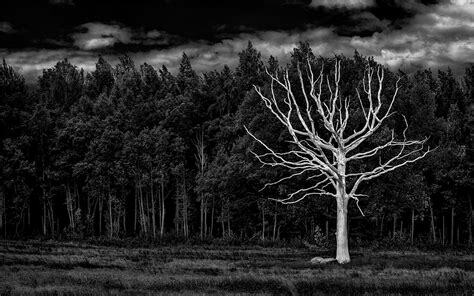
#> input picture images/th.JPEG, 474 x 296 px, found by its file name
$ python Histogram.py
#> lines starting #> are read from the running program, lines starting #| are printed output that depends on the picture
import matplotlib.pyplot as plt
import numpy as np
import cv2

img = cv2.imread('images/th.JPEG')
#> img is the input picture: shape (296, 474, 3); min 0, max 255, mean 37.7
cv2.imshow('img', img)
cv2.waitKey(0)

grayImg = cv2.cvtColor(img, cv2.COLOR_BGR2GRAY)
(n, m) = (grayImg.shape)
#> n = 296; m = 474

k=0
H = np.zeros((256), dtype=int)
while k < 256:
    H[k]=np.count_nonzero(grayImg==k)
    k=k+1
#> after the loop, H = 256 values, max 10427 at index 0, min 0 at index 247, mean 548.1; k = 256

intensity = np.arange(0, 256, 1)
# Returns an array with evenly spaced elements as per the interval.
# Parameters :
# start : [optional] start of interval range. By default start = 0
# stop  : end of interval range
# step  : [optional] step size of interval. By default step size = 1,
# For any output out, this is the distance between two adjacent values, out[i+1] - out[i].
# dtype : type of output array

# print(intensity)
# print(H)
plt.bar(intensity, H, color='maroon', width=0.5)
plt.xlabel('intensity')
plt.ylabel('frequency')
plt.title('Histogram')
plt.show()
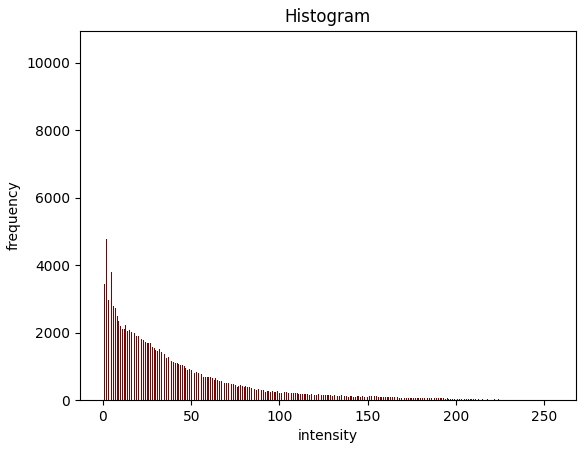
#> figure drawn by matplotlib, 1 panel; tallest bar 10427 high, from x = -0.25 to 0.25

$ run again, with images/dog.jpg copied over images/th.JPEG
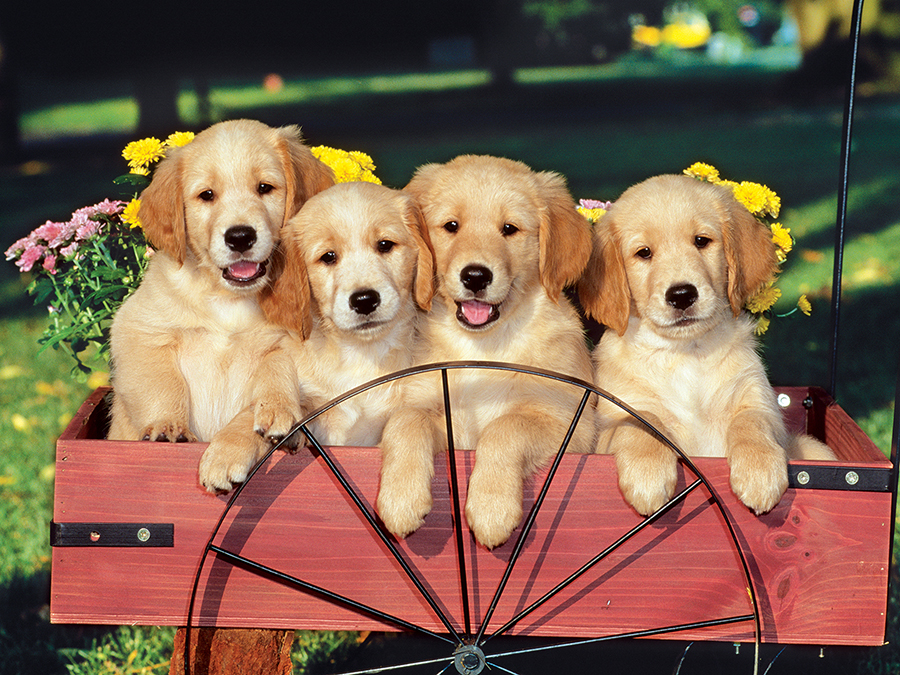
#> input picture images/dog.jpg, 900 x 675 px, found by its file name
#> img is the input picture: shape (675, 900, 3); mean B, G, R 80.4, 102.2, 130.7
#> `grayImg = cv2.cvtColor(img, cv2.COLOR_BGR2GRAY)`:
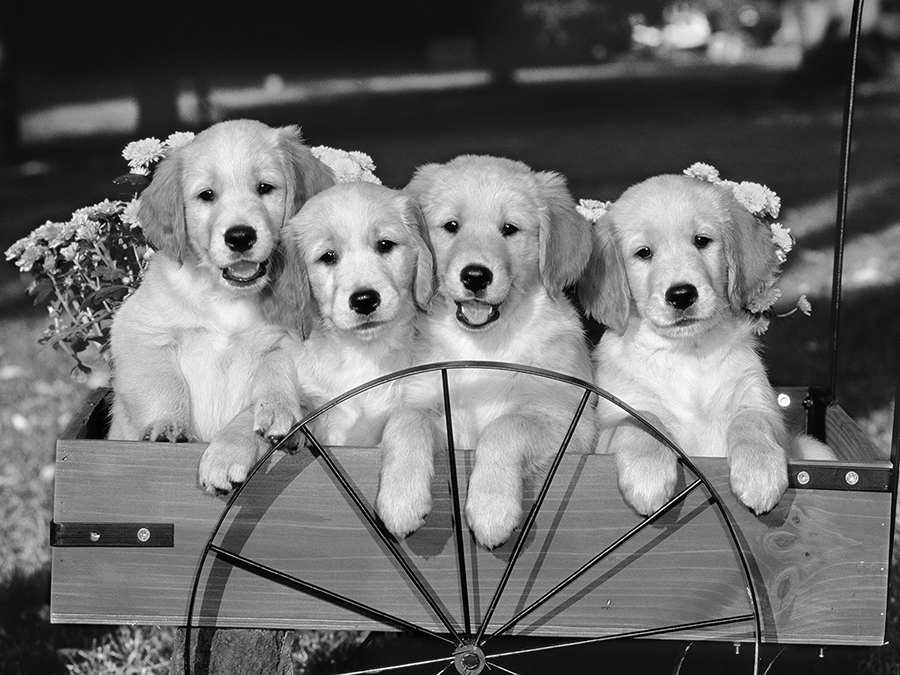
#> grayImg: shape (675, 900); min 0, max 255, mean 108.2
#> after the loop `while k < 256:`: H = 256 values, max 11617 at index 17, min 33 at index 253, mean 2373; k = 256
#> `plt.show()`:
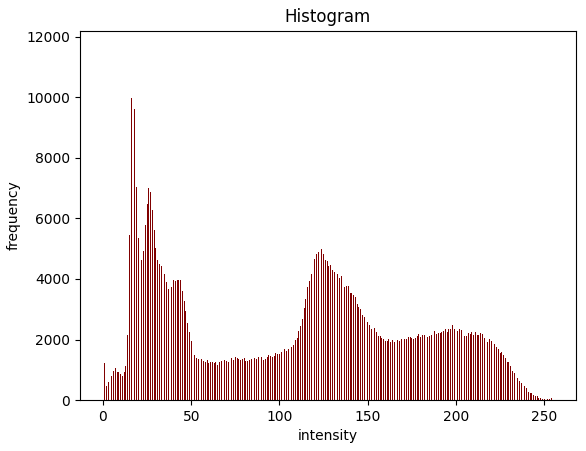
#> figure drawn by matplotlib, 1 panel; tallest bar 11617 high, from x = 16.75 to 17.25

$ run again, with images/globe.jpg copied over images/th.JPEG
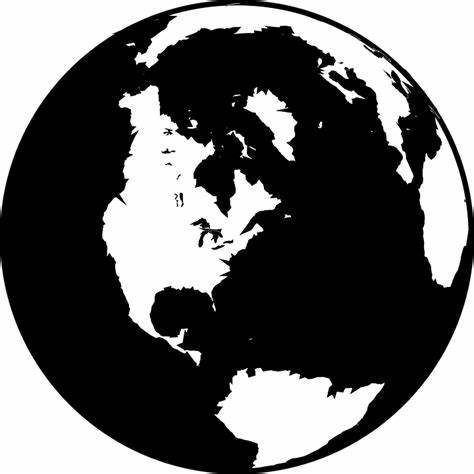
#> input picture images/globe.jpg, 474 x 474 px, found by its file name
#> img is the input picture: shape (474, 474, 3); min 0, max 255, mean 106.5
#> after the loop `while k < 256:`: H = 256 values, max 107483 at index 1, min 12 at index 130, mean 877.6; k = 256
#> `plt.show()`:
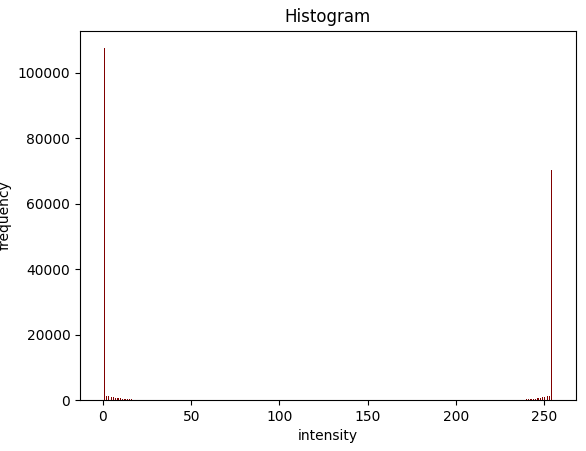
#> figure drawn by matplotlib, 1 panel; tallest bar 107483 high, from x = 0.75 to 1.25
